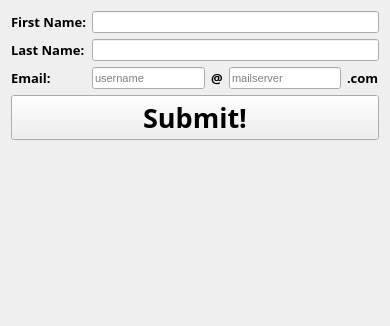
          <widget class="QWidget" name="page_3">
           <property name="geometry">
            <rect>
             <x>0</x>
             <y>0</y>
             <width>390</width>
             <height>326</height>
            </rect>
           </property>
           <attribute name="label">
            <string>New Student</string>
           </attribute>
           <layout class="QFormLayout" name="formLayout_6">
            <item row="0" column="0">
             <widget class="QLabel" name="label_38">
              <property name="font">
               <font>
                <family>MV Boli</family>
                <pointsize>10</pointsize>
                <weight>75</weight>
                <bold>true</bold>
               </font>
              </property>
              <property name="text">
               <string>First Name:</string>
              </property>
             </widget>
            </item>
            <item row="0" column="1">
             <widget class="QLineEdit" name="adminNewStudentFName">
              <property name="font">
               <font>
                <family>MS Shell Dlg 2</family>
                <pointsize>8</pointsize>
                <weight>50</weight>
                <bold>false</bold>
               </font>
              </property>
             </widget>
            </item>
            <item row="1" column="0">
             <widget class="QLabel" name="label_39">
              <property name="font">
               <font>
                <family>MV Boli</family>
                <pointsize>10</pointsize>
                <weight>75</weight>
                <bold>true</bold>
               </font>
              </property>
              <property name="text">
               <string>Last Name:</string>
              </property>
             </widget>
            </item>
            <item row="1" column="1">
             <widget class="QLineEdit" name="adminNewStudentLName">
              <property name="font">
               <font>
                <family>MS Shell Dlg 2</family>
                <pointsize>8</pointsize>
                <weight>50</weight>
                <bold>false</bold>
               </font>
              </property>
             </widget>
            </item>
            <item row="2" column="0">
             <widget class="QLabel" name="label_45">
              <property name="font">
               <font>
                <family>MV Boli</family>
                <pointsize>10</pointsize>
                <weight>75</weight>
                <bold>true</bold>
               </font>
              </property>
              <property name="text">
               <string>Email:</string>
              </property>
             </widget>
            </item>
            <item row="2" column="1">
             <layout class="QHBoxLayout" name="horizontalLayout_3">
              <item>
               <widget class="QLineEdit" name="adminNewStudentEmailName">
                <property name="font">
                 <font>
                  <family>MS Shell Dlg 2</family>
                  <pointsize>8</pointsize>
                  <weight>50</weight>
                  <bold>false</bold>
                 </font>
                </property>
                <property name="maxLength">
                 <number>64</number>
                </property>
                <property name="placeholderText">
                 <string>username</string>
                </property>
               </widget>
              </item>
              <item>
               <widget class="QLabel" name="label_48">
                <property name="font">
                 <font>
                  <family>MV Boli</family>
                  <pointsize>10</pointsize>
                  <weight>75</weight>
                  <bold>true</bold>
                 </font>
                </property>
                <property name="text">
                 <string>@</string>
                </property>
               </widget>
              </item>
              <item>
               <widget class="QLineEdit" name="adminNewStudentEmailServer">
                <property name="font">
                 <font>
                  <family>MS Shell Dlg 2</family>
                  <pointsize>8</pointsize>
                  <weight>50</weight>
                  <bold>false</bold>
                 </font>
                </property>
                <property name="maxLength">
                 <number>32</number>
                </property>
                <property name="placeholderText">
                 <string>mailserver</string>
                </property>
               </widget>
              </item>
              <item>
               <widget class="QLabel" name="label_49">
                <property name="font">
                 <font>
                  <family>MV Boli</family>
                  <pointsize>10</pointsize>
                  <weight>75</weight>
                  <bold>true</bold>
                 </font>
                </property>
                <property name="text">
                 <string>.com</string>
                </property>
               </widget>
              </item>
             </layout>
            </item>
            <item row="3" column="0" colspan="2">
             <widget class="QPushButton" name="adminNewStudentSubmit">
              <property name="font">
               <font>
                <family>Impact</family>
                <pointsize>20</pointsize>
                <weight>75</weight>
                <bold>true</bold>
               </font>
              </property>
              <property name="text">
               <string>Submit!</string>
              </property>
             </widget>
            </item>
           </layout>
          </widget>
